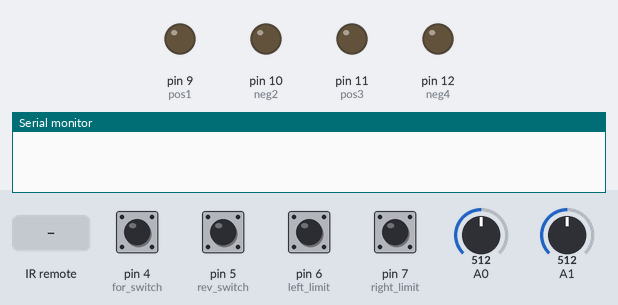
Simulated run of this sketch. Board: Arduino Uno, built with avr-gcc and run on an emulated ATmega328P. Parts: output pins drawn as LEDs (lit = HIGH), the last lines printed to the serial monitor. Inputs (shaded band) come from the test bench; at power-on: pin 4 (for_switch), pin 5 (rev_switch), pin 6 (left_limit), pin 7 (right_limit) LOW, A0 = 512, A1 = 512.

Above: at 1.2 s.
1.3 s: pin 4 (for_switch) pulled HIGH for 0.15 s
At 1.4 s:
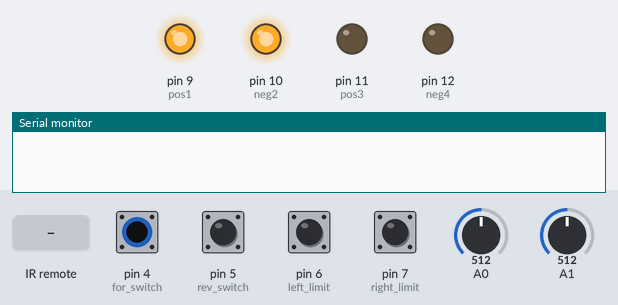
2.9 s: pin 5 (rev_switch) pulled HIGH for 0.15 s
At 3.01 s:
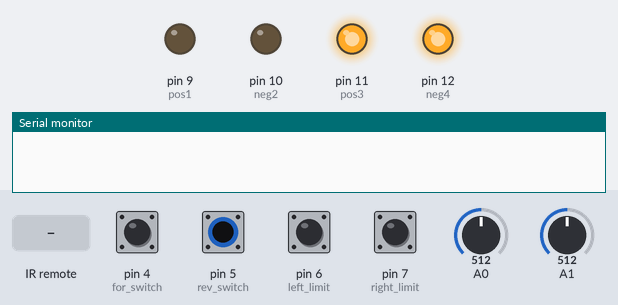
4.5 s: infrared code 0x90F284 received
At 5.7 s:
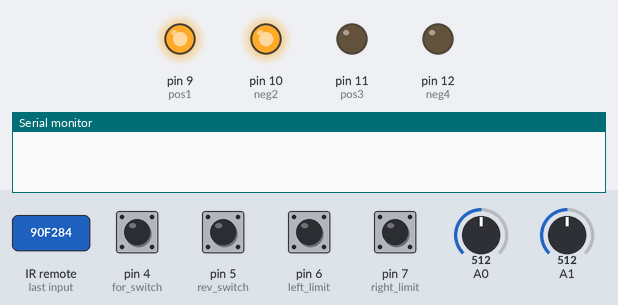
6.0 s: A0 set to 571
9.0 s: A0 set to 592
At 12.5 s:
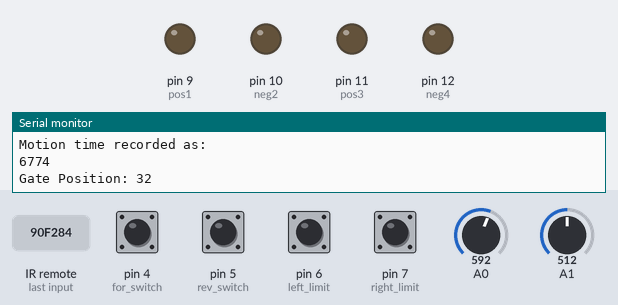
Timing chart, 0 to 13.0 s (numbered marks = the images above; inputs shaded):
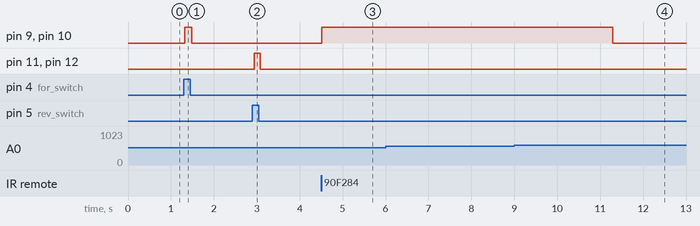

The sketch:

automatic-gate-slider.ino
```cpp
// This was an experiment to estimate gate position based on time elapsed.
// It didnt work for some reasons but leaving this here if I try to implement
// position estimation again.

#include <RCSwitch.h>

RCSwitch mySwitch = RCSwitch();

int pos1 = 9;
int neg2 = 10;
int pos3 = 11;
int neg4 = 12;
int left_limit = 6;
int right_limit = 7;
int for_switch = 4;
int rev_switch = 5;

int button_press = 3;
int state = 0;
int left_limit_state = 0;
int right_limit_state = 0;
int for_switch_state = 0;
int rev_switch_state = 0;
float curr_read = 0;
float volt_read = 0;
int count = 0;
const int total_count = 100;
const float curr_thres = 5;
const float  volt_thres = 10;

int open_time_end = 0;
int close_time_end = 0;
int open_time = 0;
int close_time = 0;
long int total_time_interval = 0;
int time_interval = 0;
int gate_pos = 0; //Variable to store position of the gate from 0(Open) to 100(Close)

boolean open_end_flag = false;
boolean close_end_flag = false;
boolean open_flag = false;
boolean close_flag = false;

void setup() {
  pinMode(pos1, OUTPUT);
  pinMode(neg2, OUTPUT);
  pinMode(pos3, OUTPUT);
  pinMode(neg4, OUTPUT);
  pinMode(left_limit, INPUT);
  pinMode(right_limit, INPUT);
  pinMode(for_switch, INPUT);
  pinMode(rev_switch, INPUT);
  mySwitch.enableReceive(0); // Receiver on interrupt 0 => that is pin #2
  mySwitch.enableTransmit(3);
  Serial.begin(9600);
}

void loop() {
  left_limit_state = digitalRead(left_limit);
  right_limit_state = digitalRead(right_limit);
  for_switch_state = digitalRead(for_switch);
  rev_switch_state = digitalRead(rev_switch);
  curr_read = curr_mes();
  volt_read = volt_mes();

  if(curr_read > curr_thres){
    count = count + 1;
  }
  else if(curr_read < curr_thres){
    count = 0;
  }

  if(mySwitch.available()) {
    if(mySwitch.getReceivedValue() == 9499268 || mySwitch.getReceivedValue() == 9560452 || mySwitch.getReceivedValue() == 16146052 ||  mySwitch.getReceivedValue() == 16693380){
      if(button_press != 2){
        button_press = 1; //forward - close gate
      }
    }
    if(mySwitch.getReceivedValue() == 9560450 || mySwitch.getReceivedValue() == 9499266 || mySwitch.getReceivedValue() == 16146050 || mySwitch.getReceivedValue() == 16693378){
      if(button_press != 1){
        button_press = 2; //reverse - open gate
      }
    }
    if(mySwitch.getReceivedValue() == 9499265 || mySwitch.getReceivedValue() == 9560449 || mySwitch.getReceivedValue() == 16146049 || mySwitch.getReceivedValue() ==  16693377){
      button_press = 3; //stop
    }

    mySwitch.resetAvailable();

  }

  if(button_press == 1 && left_limit_state == 0 && count < total_count && volt_read >= volt_thres){ //closing gate - forward
      if(right_limit_state == 1 && close_end_flag == false){
        close_time_end = millis();
        close_end_flag = true;
        //Serial.println("Closing gate for end position - time recorded");
      }
      else if(close_flag == false){
        close_time = millis();
        close_flag = true;
        //Serial.println("Closing gate for in between position - time recorded");
      }
      forward();
      //Serial.println("Forward Case - Wireless");
  }
  else if(button_press == 2 && right_limit_state == 0 && count < total_count && volt_read >= volt_thres){ //opening gate - reverse
      if(left_limit_state == 1 && open_end_flag == false){
        open_time_end = millis();
        open_end_flag = true;
        //Serial.println("Opening gate for end position - time recorded");
      }
      else if(open_flag == false){
        open_time = millis();
        open_flag = true;
        //Serial.println("Opening gate for in between position - time recorded");
      }
      reverse();
      //Serial.println("Reverse Case - Wireless");
  }
  else if(for_switch_state == 1 && left_limit_state == 0 && count < total_count && volt_read >= volt_thres){ //wired button press for forward
      forward();
      //Serial.println("Forward Case - Manual");
  }
  else if(rev_switch_state == 1 && right_limit_state == 0 && count < total_count && volt_read >= volt_thres){ //wired button press for reverse
      reverse();
      //Serial.println("Reverse Case - Manual");
  }
  else if(button_press == 2 && left_limit_state == 1 && count >= total_count){//gate opening locked scenario
    Serial.println("Locked Case");
    button_press = 3;
    off();
    delay(200);
    forward();
    delay(100);
    off();
  }
  else if(button_press == 3 || left_limit_state == 1 || right_limit_state == 1 || for_switch_state == 0 || rev_switch_state == 0 || count >= total_count || volt_read <= volt_thres){//all cases for stop
    if(close_end_flag == true && left_limit_state == 1){
      Serial.print("close stop ");
      Serial.println(millis());
      total_time_interval = millis() - close_time_end;
      total_time_interval = abs(total_time_interval);
      Serial.print("End to End time recorded as: ");
      Serial.println(total_time_interval);
      open_end_flag = false;
      close_end_flag = false;
      open_flag = false;
      close_flag = false;
    }
    else if(close_flag == true){
      time_interval = millis() - close_time;
      time_interval = abs(time_interval);
      Serial.println("Motion time recorded as: ");
      Serial.println(time_interval);
      gate_pos = gate_pos+((100*time_interval)/21000); //update the new gate position based on timing
      Serial.print("Gate Position: ");
      Serial.println(gate_pos);

      open_end_flag = false;
      close_end_flag = false;
      open_flag = false;
      close_flag = false;
    }
    else if(open_end_flag == true && right_limit_state == 1){
      Serial.print("open stop ");
      Serial.println(millis());
      total_time_interval = millis() - open_time_end;
      total_time_interval = abs(total_time_interval);
      Serial.print("End to End time recorded as: ");
      Serial.println(total_time_interval);

      open_end_flag = false;
      close_end_flag = false;
      open_flag = false;
      close_flag = false;
    }
    else if(open_flag == true){
      time_interval = millis() - open_time;
      time_interval = abs(time_interval);
      Serial.println("Motion time recorded as: ");
      Serial.println(time_interval);
      gate_pos = gate_pos-((100*time_interval)/21000); //update new gate position based on timing
      Serial.print("Gate Position: ");
      Serial.println(gate_pos);

      open_end_flag = false;
      close_end_flag = false;
      open_flag = false;
      close_flag = false;
    }
    //Serial.println("All Stop Case ");
    button_press = 3;
    off();
  }
  if(left_limit_state == 1){
    gate_pos = 100;
  }
  else if(right_limit_state == 1){
    gate_pos = 0;
  }

}

void forward(){
  digitalWrite(pos1, HIGH);
  digitalWrite(pos3, LOW);
  digitalWrite(neg2, HIGH);
  digitalWrite(neg4, LOW);
}

void reverse(){
  digitalWrite(pos3, HIGH);
  digitalWrite(pos1, LOW);
  digitalWrite(neg4, HIGH);
  digitalWrite(neg2, LOW);
}

void off(){
  digitalWrite(pos3, LOW);
  digitalWrite(pos1, LOW);
  digitalWrite(neg4, LOW);
  digitalWrite(neg2, LOW);
}

float curr_mes(){
  float average = 0;
  for(int i = 0; i < 10; i++) {
    average = average + abs(analogRead(A0)-512)*0.0722;
    delay(1);
  }
  average = average / 10;
  return average;
}

float volt_mes(){
  float average = 0;
  for(int i = 0; i < 10; i++){
    average = average + (0.028*analogRead(A1));
    delay(1);
  }
  average = average / 10;
  return average;
}
```

Measured:
- the behaviour switches between 581 and 582 on A0 (found by bisection; images 3 and 4)
- after the input at 1.3 s, pin 9 (pos1), pin 10 (neg2): LOW → HIGH at once, → LOW 0.16 s later
- after the input at 2.9 s, pin 11 (pos3), pin 12 (neg4): LOW → HIGH at once, → LOW 0.14 s later
- after the input at 4.5 s, pin 9 (pos1), pin 10 (neg2): LOW → HIGH at once
- after the input at 6.0 s, every drawn part: stays the same
- after the input at 9.0 s, pin 9 (pos1), pin 10 (neg2): HIGH → LOW after 2.3 s
